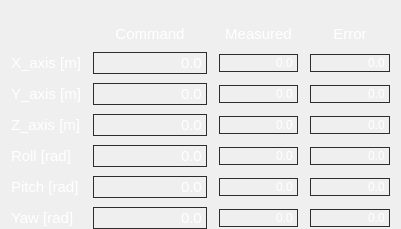
      <widget class="QWidget" name="gridLayoutWidget">
       <property name="geometry">
        <rect>
         <x>20</x>
         <y>240</y>
         <width>401</width>
         <height>229</height>
        </rect>
       </property>
       <layout class="QGridLayout" name="gridLayout">
        <property name="bottomMargin">
         <number>0</number>
        </property>
        <property name="horizontalSpacing">
         <number>12</number>
        </property>
        <property name="verticalSpacing">
         <number>9</number>
        </property>
        <item row="1" column="2">
         <widget class="QLineEdit" name="txt_measured_x">
          <property name="enabled">
           <bool>true</bool>
          </property>
          <property name="font">
           <font>
            <italic>false</italic>
           </font>
          </property>
          <property name="layoutDirection">
           <enum>Qt::LeftToRight</enum>
          </property>
          <property name="styleSheet">
           <string notr="true">background: transparent;
border: 1px solid #2E2C2C;
color: rgb(255, 255, 255);</string>
          </property>
          <property name="text">
           <string>0.0</string>
          </property>
          <property name="alignment">
           <set>Qt::AlignRight|Qt::AlignTrailing|Qt::AlignVCenter</set>
          </property>
          <property name="readOnly">
           <bool>true</bool>
          </property>
         </widget>
        </item>
        <item row="0" column="2">
         <widget class="QLabel" name="cmd_x_32">
          <property name="font">
           <font>
            <pointsize>11</pointsize>
            <italic>false</italic>
           </font>
          </property>
          <property name="styleSheet">
           <string notr="true">color: rgb(255, 255, 255);</string>
          </property>
          <property name="text">
           <string>Measured</string>
          </property>
          <property name="alignment">
           <set>Qt::AlignBottom|Qt::AlignHCenter</set>
          </property>
         </widget>
        </item>
        <item row="0" column="3">
         <widget class="QLabel" name="cmd_x_31">
          <property name="font">
           <font>
            <pointsize>11</pointsize>
            <italic>false</italic>
           </font>
          </property>
          <property name="styleSheet">
           <string notr="true">color: rgb(255, 255, 255);</string>
          </property>
          <property name="text">
           <string>Error</string>
          </property>
          <property name="alignment">
           <set>Qt::AlignBottom|Qt::AlignHCenter</set>
          </property>
         </widget>
        </item>
        <item row="1" column="3">
         <widget class="QLineEdit" name="txt_error_x">
          <property name="enabled">
           <bool>true</bool>
          </property>
          <property name="font">
           <font>
            <italic>false</italic>
           </font>
          </property>
          <property name="layoutDirection">
           <enum>Qt::LeftToRight</enum>
          </property>
          <property name="styleSheet">
           <string notr="true">background: transparent;
border: 1px solid #2E2C2C;
color: rgb(255, 255, 255);</string>
          </property>
          <property name="text">
           <string>0.0</string>
          </property>
          <property name="alignment">
           <set>Qt::AlignRight|Qt::AlignTrailing|Qt::AlignVCenter</set>
          </property>
          <property name="readOnly">
           <bool>true</bool>
          </property>
         </widget>
        </item>
        <item row="4" column="0">
         <widget class="QLabel" name="cmd_x_38">
          <property name="font">
           <font>
            <pointsize>11</pointsize>
            <italic>false</italic>
           </font>
          </property>
          <property name="styleSheet">
           <string notr="true">color: rgb(255, 255, 255);</string>
          </property>
          <property name="text">
           <string>Roll [rad]</string>
          </property>
         </widget>
        </item>
        <item row="5" column="0">
         <widget class="QLabel" name="cmd_x_34">
          <property name="font">
           <font>
            <pointsize>11</pointsize>
            <italic>false</italic>
           </font>
          </property>
          <property name="styleSheet">
           <string notr="true">color: rgb(255, 255, 255);</string>
          </property>
          <property name="text">
           <string>Pitch [rad]</string>
          </property>
         </widget>
        </item>
        <item row="3" column="0">
         <widget class="QLabel" name="cmd_x_35">
          <property name="font">
           <font>
            <pointsize>11</pointsize>
            <italic>false</italic>
           </font>
          </property>
          <property name="styleSheet">
           <string notr="true">color: rgb(255, 255, 255);</string>
          </property>
          <property name="text">
           <string>Z_axis [m]</string>
          </property>
         </widget>
        </item>
        <item row="2" column="0">
         <widget class="QLabel" name="cmd_x_37">
          <property name="font">
           <font>
            <pointsize>11</pointsize>
            <italic>false</italic>
           </font>
          </property>
          <property name="styleSheet">
           <string notr="true">color: rgb(255, 255, 255);</string>
          </property>
          <property name="text">
           <string>Y_axis [m]</string>
          </property>
         </widget>
        </item>
        <item row="1" column="1">
         <widget class="QLineEdit" name="txt_cmd_x">
          <property name="enabled">
           <bool>true</bool>
          </property>
          <property name="palette">
           <palette>
            <active>
             <colorrole role="WindowText">
              <brush brushstyle="SolidPattern">
               <color alpha="255">
                <red>255</red>
                <green>255</green>
                <blue>255</blue>
               </color>
              </brush>
             </colorrole>
             <colorrole role="Button">
              <brush brushstyle="SolidPattern">
               <color alpha="0">
                <red>0</red>
                <green>0</green>
                <blue>0</blue>
               </color>
              </brush>
             </colorrole>
             <colorrole role="Text">
              <brush brushstyle="SolidPattern">
               <color alpha="255">
                <red>255</red>
                <green>255</green>
                <blue>255</blue>
               </color>
              </brush>
             </colorrole>
             <colorrole role="ButtonText">
              <brush brushstyle="SolidPattern">
               <color alpha="255">
                <red>255</red>
                <green>255</green>
                <blue>255</blue>
               </color>
              </brush>
             </colorrole>
             <colorrole role="Base">
              <brush brushstyle="SolidPattern">
               <color alpha="0">
                <red>0</red>
                <green>0</green>
                <blue>0</blue>
               </color>
              </brush>
             </colorrole>
             <colorrole role="Window">
              <brush brushstyle="SolidPattern">
               <color alpha="0">
                <red>0</red>
                <green>0</green>
                <blue>0</blue>
               </color>
              </brush>
             </colorrole>
            </active>
            <inactive>
             <colorrole role="WindowText">
              <brush brushstyle="SolidPattern">
               <color alpha="255">
                <red>255</red>
                <green>255</green>
                <blue>255</blue>
               </color>
              </brush>
             </colorrole>
             <colorrole role="Button">
              <brush brushstyle="SolidPattern">
               <color alpha="0">
                <red>0</red>
                <green>0</green>
                <blue>0</blue>
               </color>
              </brush>
             </colorrole>
             <colorrole role="Text">
              <brush brushstyle="SolidPattern">
               <color alpha="255">
                <red>255</red>
                <green>255</green>
                <blue>255</blue>
               </color>
              </brush>
             </colorrole>
             <colorrole role="ButtonText">
              <brush brushstyle="SolidPattern">
               <color alpha="255">
                <red>255</red>
                <green>255</green>
                <blue>255</blue>
               </color>
              </brush>
             </colorrole>
             <colorrole role="Base">
              <brush brushstyle="SolidPattern">
               <color alpha="0">
                <red>0</red>
                <green>0</green>
                <blue>0</blue>
               </color>
              </brush>
             </colorrole>
             <colorrole role="Window">
              <brush brushstyle="SolidPattern">
               <color alpha="0">
                <red>0</red>
                <green>0</green>
                <blue>0</blue>
               </color>
              </brush>
             </colorrole>
            </inactive>
            <disabled>
             <colorrole role="WindowText">
              <brush brushstyle="SolidPattern">
               <color alpha="255">
                <red>255</red>
                <green>255</green>
                <blue>255</blue>
               </color>
              </brush>
             </colorrole>
             <colorrole role="Button">
              <brush brushstyle="SolidPattern">
               <color alpha="0">
                <red>0</red>
                <green>0</green>
                <blue>0</blue>
               </color>
              </brush>
             </colorrole>
             <colorrole role="Text">
              <brush brushstyle="SolidPattern">
               <color alpha="255">
                <red>255</red>
                <green>255</green>
                <blue>255</blue>
               </color>
              </brush>
             </colorrole>
             <colorrole role="ButtonText">
              <brush brushstyle="SolidPattern">
               <color alpha="255">
                <red>255</red>
                <green>255</green>
                <blue>255</blue>
               </color>
              </brush>
             </colorrole>
             <colorrole role="Base">
              <brush brushstyle="SolidPattern">
               <color alpha="0">
                <red>0</red>
                <green>0</green>
                <blue>0</blue>
               </color>
              </brush>
             </colorrole>
             <colorrole role="Window">
              <brush brushstyle="SolidPattern">
               <color alpha="0">
                <red>0</red>
                <green>0</green>
                <blue>0</blue>
               </color>
              </brush>
             </colorrole>
            </disabled>
           </palette>
          </property>
          <property name="font">
           <font>
            <pointsize>11</pointsize>
            <italic>false</italic>
           </font>
          </property>
          <property name="layoutDirection">
           <enum>Qt::LeftToRight</enum>
          </property>
          <property name="styleSheet">
           <string notr="true">background: transparent;
color: rgb(255, 255, 255);
border: 1px solid #2E2C2C;</string>
          </property>
          <property name="text">
           <string>0.0</string>
          </property>
          <property name="alignment">
           <set>Qt::AlignRight|Qt::AlignTrailing|Qt::AlignVCenter</set>
          </property>
          <property name="readOnly">
           <bool>true</bool>
          </property>
         </widget>
        </item>
        <item row="0" column="1">
         <widget class="QLabel" name="cmd_x_36">
          <property name="font">
           <font>
            <pointsize>11</pointsize>
            <italic>false</italic>
           </font>
          </property>
          <property name="styleSheet">
           <string notr="true">color: rgb(255, 255, 255);</string>
          </property>
          <property name="text">
           <string>Command</string>
          </property>
          <property name="alignment">
           <set>Qt::AlignBottom|Qt::AlignHCenter</set>
          </property>
         </widget>
        </item>
        <item row="1" column="0">
         <widget class="QLabel" name="cmd_x_33">
          <property name="font">
           <font>
            <pointsize>11</pointsize>
            <italic>false</italic>
           </font>
          </property>
          <property name="styleSheet">
           <string notr="true">color: rgb(255, 255, 255);</string>
          </property>
          <property name="text">
           <string>X_axis [m]</string>
          </property>
         </widget>
        </item>
        <item row="2" column="1">
         <widget class="QLineEdit" name="txt_cmd_y">
          <property name="enabled">
           <bool>true</bool>
          </property>
          <property name="font">
           <font>
            <pointsize>11</pointsize>
            <italic>false</italic>
           </font>
          </property>
          <property name="layoutDirection">
           <enum>Qt::LeftToRight</enum>
          </property>
          <property name="styleSheet">
           <string notr="true">background: transparent;
border: 1px solid #2E2C2C;
color: rgb(255, 255, 255);</string>
          </property>
          <property name="text">
           <string>0.0</string>
          </property>
          <property name="alignment">
           <set>Qt::AlignRight|Qt::AlignTrailing|Qt::AlignVCenter</set>
          </property>
          <property name="readOnly">
           <bool>true</bool>
          </property>
         </widget>
        </item>
        <item row="6" column="0">
         <widget class="QLabel" name="cmd_x_39">
          <property name="font">
           <font>
            <pointsize>11</pointsize>
            <italic>false</italic>
           </font>
          </property>
          <property name="styleSheet">
           <string notr="true">color: rgb(255, 255, 255);</string>
          </property>
          <property name="text">
           <string>Yaw [rad]</string>
          </property>
         </widget>
        </item>
        <item row="3" column="1">
         <widget class="QLineEdit" name="txt_cmd_z">
          <property name="enabled">
           <bool>true</bool>
          </property>
          <property name="font">
           <font>
            <pointsize>11</pointsize>
            <italic>false</italic>
           </font>
          </property>
          <property name="layoutDirection">
           <enum>Qt::LeftToRight</enum>
          </property>
          <property name="styleSheet">
           <string notr="true">background: transparent;
border: 1px solid #2E2C2C;
color: rgb(255, 255, 255);</string>
          </property>
          <property name="text">
           <string>0.0</string>
          </property>
          <property name="alignment">
           <set>Qt::AlignRight|Qt::AlignTrailing|Qt::AlignVCenter</set>
          </property>
          <property name="readOnly">
           <bool>true</bool>
          </property>
         </widget>
        </item>
        <item row="4" column="1">
         <widget class="QLineEdit" name="txt_cmd_roll">
          <property name="enabled">
           <bool>true</bool>
          </property>
          <property name="font">
           <font>
            <pointsize>11</pointsize>
            <italic>false</italic>
           </font>
          </property>
          <property name="layoutDirection">
           <enum>Qt::LeftToRight</enum>
          </property>
          <property name="styleSheet">
           <string notr="true">background: transparent;
border: 1px solid #2E2C2C;
color: rgb(255, 255, 255);</string>
          </property>
          <property name="text">
           <string>0.0</string>
          </property>
          <property name="alignment">
           <set>Qt::AlignRight|Qt::AlignTrailing|Qt::AlignVCenter</set>
          </property>
          <property name="readOnly">
           <bool>true</bool>
          </property>
         </widget>
        </item>
        <item row="5" column="1">
         <widget class="QLineEdit" name="txt_cmd_pitch">
          <property name="enabled">
           <bool>true</bool>
          </property>
          <property name="font">
           <font>
            <pointsize>11</pointsize>
            <italic>false</italic>
           </font>
          </property>
          <property name="layoutDirection">
           <enum>Qt::LeftToRight</enum>
          </property>
          <property name="styleSheet">
           <string notr="true">background: transparent;
border: 1px solid #2E2C2C;
color: rgb(255, 255, 255);</string>
          </property>
          <property name="text">
           <string>0.0</string>
          </property>
          <property name="alignment">
           <set>Qt::AlignRight|Qt::AlignTrailing|Qt::AlignVCenter</set>
          </property>
          <property name="readOnly">
           <bool>true</bool>
          </property>
         </widget>
        </item>
        <item row="6" column="1">
         <widget class="QLineEdit" name="txt_cmd_yaw">
          <property name="enabled">
           <bool>true</bool>
          </property>
          <property name="font">
           <font>
            <pointsize>11</pointsize>
            <italic>false</italic>
           </font>
          </property>
          <property name="layoutDirection">
           <enum>Qt::LeftToRight</enum>
          </property>
          <property name="styleSheet">
           <string notr="true">background: transparent;
border: 1px solid #2E2C2C;
color: rgb(255, 255, 255);</string>
          </property>
          <property name="text">
           <string>0.0</string>
          </property>
          <property name="alignment">
           <set>Qt::AlignRight|Qt::AlignTrailing|Qt::AlignVCenter</set>
          </property>
          <property name="readOnly">
           <bool>true</bool>
          </property>
         </widget>
        </item>
        <item row="2" column="2">
         <widget class="QLineEdit" name="txt_measured_y">
          <property name="enabled">
           <bool>true</bool>
          </property>
          <property name="font">
           <font>
            <italic>false</italic>
           </font>
          </property>
          <property name="layoutDirection">
           <enum>Qt::LeftToRight</enum>
          </property>
          <property name="styleSheet">
           <string notr="true">background: transparent;
border: 1px solid #2E2C2C;
color: rgb(255, 255, 255);</string>
          </property>
          <property name="text">
           <string>0.0</string>
          </property>
          <property name="alignment">
           <set>Qt::AlignRight|Qt::AlignTrailing|Qt::AlignVCenter</set>
          </property>
          <property name="readOnly">
           <bool>true</bool>
          </property>
         </widget>
        </item>
        <item row="3" column="2">
         <widget class="QLineEdit" name="txt_measured_z">
          <property name="enabled">
           <bool>true</bool>
          </property>
          <property name="font">
           <font>
            <italic>false</italic>
           </font>
          </property>
          <property name="layoutDirection">
           <enum>Qt::LeftToRight</enum>
          </property>
          <property name="styleSheet">
           <string notr="true">background: transparent;
border: 1px solid #2E2C2C;
color: rgb(255, 255, 255);</string>
          </property>
          <property name="text">
           <string>0.0</string>
          </property>
          <property name="alignment">
           <set>Qt::AlignRight|Qt::AlignTrailing|Qt::AlignVCenter</set>
          </property>
          <property name="readOnly">
           <bool>true</bool>
          </property>
         </widget>
        </item>
        <item row="4" column="2">
         <widget class="QLineEdit" name="txt_measured_roll">
          <property name="enabled">
           <bool>true</bool>
          </property>
          <property name="font">
           <font>
            <italic>false</italic>
           </font>
          </property>
          <property name="layoutDirection">
           <enum>Qt::LeftToRight</enum>
          </property>
          <property name="styleSheet">
           <string notr="true">background: transparent;
border: 1px solid #2E2C2C;
color: rgb(255, 255, 255);</string>
          </property>
          <property name="text">
           <string>0.0</string>
          </property>
          <property name="alignment">
           <set>Qt::AlignRight|Qt::AlignTrailing|Qt::AlignVCenter</set>
          </property>
          <property name="readOnly">
           <bool>true</bool>
          </property>
         </widget>
        </item>
        <item row="5" column="2">
         <widget class="QLineEdit" name="txt_measured_pitch">
          <property name="enabled">
           <bool>true</bool>
          </property>
          <property name="font">
           <font>
            <italic>false</italic>
           </font>
          </property>
          <property name="layoutDirection">
           <enum>Qt::LeftToRight</enum>
          </property>
          <property name="styleSheet">
           <string notr="true">background: transparent;
border: 1px solid #2E2C2C;
color: rgb(255, 255, 255);</string>
          </property>
          <property name="text">
           <string>0.0</string>
          </property>
          <property name="alignment">
           <set>Qt::AlignRight|Qt::AlignTrailing|Qt::AlignVCenter</set>
          </property>
          <property name="readOnly">
           <bool>true</bool>
          </property>
         </widget>
        </item>
        <item row="6" column="2">
         <widget class="QLineEdit" name="txt_measured_yaw">
          <property name="enabled">
           <bool>true</bool>
          </property>
          <property name="font">
           <font>
            <italic>false</italic>
           </font>
          </property>
          <property name="layoutDirection">
           <enum>Qt::LeftToRight</enum>
          </property>
          <property name="styleSheet">
           <string notr="true">background: transparent;
border: 1px solid #2E2C2C;
color: rgb(255, 255, 255);</string>
          </property>
          <property name="text">
           <string>0.0</string>
          </property>
          <property name="alignment">
           <set>Qt::AlignRight|Qt::AlignTrailing|Qt::AlignVCenter</set>
          </property>
          <property name="readOnly">
           <bool>true</bool>
          </property>
         </widget>
        </item>
        <item row="2" column="3">
         <widget class="QLineEdit" name="txt_error_y">
          <property name="enabled">
           <bool>true</bool>
          </property>
          <property name="font">
           <font>
            <italic>false</italic>
           </font>
          </property>
          <property name="layoutDirection">
           <enum>Qt::LeftToRight</enum>
          </property>
          <property name="styleSheet">
           <string notr="true">background: transparent;
border: 1px solid #2E2C2C;
color: rgb(255, 255, 255);</string>
          </property>
          <property name="text">
           <string>0.0</string>
          </property>
          <property name="alignment">
           <set>Qt::AlignRight|Qt::AlignTrailing|Qt::AlignVCenter</set>
          </property>
          <property name="readOnly">
           <bool>true</bool>
          </property>
         </widget>
        </item>
        <item row="3" column="3">
         <widget class="QLineEdit" name="txt_error_z">
          <property name="enabled">
           <bool>true</bool>
          </property>
          <property name="font">
           <font>
            <italic>false</italic>
           </font>
          </property>
          <property name="layoutDirection">
           <enum>Qt::LeftToRight</enum>
          </property>
          <property name="styleSheet">
           <string notr="true">background: transparent;
border: 1px solid #2E2C2C;
color: rgb(255, 255, 255);</string>
          </property>
          <property name="text">
           <string>0.0</string>
          </property>
          <property name="alignment">
           <set>Qt::AlignRight|Qt::AlignTrailing|Qt::AlignVCenter</set>
          </property>
          <property name="readOnly">
           <bool>true</bool>
          </property>
         </widget>
        </item>
        <item row="4" column="3">
         <widget class="QLineEdit" name="txt_error_roll">
          <property name="enabled">
           <bool>true</bool>
          </property>
          <property name="font">
           <font>
            <italic>false</italic>
           </font>
          </property>
          <property name="layoutDirection">
           <enum>Qt::LeftToRight</enum>
          </property>
          <property name="styleSheet">
           <string notr="true">background: transparent;
border: 1px solid #2E2C2C;
color: rgb(255, 255, 255);</string>
          </property>
          <property name="text">
           <string>0.0</string>
          </property>
          <property name="alignment">
           <set>Qt::AlignRight|Qt::AlignTrailing|Qt::AlignVCenter</set>
          </property>
          <property name="readOnly">
           <bool>true</bool>
          </property>
         </widget>
        </item>
        <item row="5" column="3">
         <widget class="QLineEdit" name="txt_error_pitch">
          <property name="enabled">
           <bool>true</bool>
          </property>
          <property name="font">
           <font>
            <italic>false</italic>
           </font>
          </property>
          <property name="layoutDirection">
           <enum>Qt::LeftToRight</enum>
          </property>
          <property name="styleSheet">
           <string notr="true">background: transparent;
border: 1px solid #2E2C2C;
color: rgb(255, 255, 255);</string>
          </property>
          <property name="text">
           <string>0.0</string>
          </property>
          <property name="alignment">
           <set>Qt::AlignRight|Qt::AlignTrailing|Qt::AlignVCenter</set>
          </property>
          <property name="readOnly">
           <bool>true</bool>
          </property>
         </widget>
        </item>
        <item row="6" column="3">
         <widget class="QLineEdit" name="txt_error_yaw">
          <property name="enabled">
           <bool>true</bool>
          </property>
          <property name="font">
           <font>
            <italic>false</italic>
           </font>
          </property>
          <property name="layoutDirection">
           <enum>Qt::LeftToRight</enum>
          </property>
          <property name="styleSheet">
           <string notr="true">background: transparent;
border: 1px solid #2E2C2C;
color: rgb(255, 255, 255);</string>
          </property>
          <property name="text">
           <string>0.0</string>
          </property>
          <property name="alignment">
           <set>Qt::AlignRight|Qt::AlignTrailing|Qt::AlignVCenter</set>
          </property>
          <property name="readOnly">
           <bool>true</bool>
          </property>
         </widget>
        </item>
       </layout>
      </widget>
